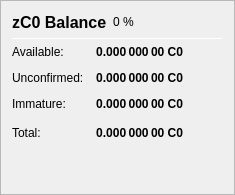
                   <widget class="QFrame" name="frame_ZerocoinBalances">
                    <property name="frameShape">
                     <enum>QFrame::StyledPanel</enum>
                    </property>
                    <property name="frameShadow">
                     <enum>QFrame::Raised</enum>
                    </property>
                    <layout class="QVBoxLayout" name="verticalLayout_7">
                     <item>
                      <layout class="QHBoxLayout" name="horizontalLayout_8" stretch="0,0,0">
                       <item>
                        <widget class="QLabel" name="label_5z_3">
                         <property name="minimumSize">
                          <size>
                           <width>0</width>
                           <height>20</height>
                          </size>
                         </property>
                         <property name="font">
                          <font>
                           <pointsize>12</pointsize>
                           <weight>75</weight>
                           <bold>true</bold>
                          </font>
                         </property>
                         <property name="text">
                          <string>zC0 Balance</string>
                         </property>
                        </widget>
                       </item>
                       <item>
                        <widget class="QLabel" name="labelzC0Percent">
                         <property name="text">
                          <string notr="true">0 %</string>
                         </property>
                        </widget>
                       </item>
                       <item>
                        <spacer name="horizontalSpacer_11">
                         <property name="orientation">
                          <enum>Qt::Horizontal</enum>
                         </property>
                         <property name="sizeHint" stdset="0">
                          <size>
                           <width>40</width>
                           <height>20</height>
                          </size>
                         </property>
                        </spacer>
                       </item>
                      </layout>
                     </item>
                     <item>
                      <widget class="Line" name="line_ZerocoinBalance">
                       <property name="minimumSize">
                        <size>
                         <width>0</width>
                         <height>1</height>
                        </size>
                       </property>
                       <property name="maximumSize">
                        <size>
                         <width>16777215</width>
                         <height>1</height>
                        </size>
                       </property>
                       <property name="orientation">
                        <enum>Qt::Horizontal</enum>
                       </property>
                      </widget>
                     </item>
                     <item>
                      <layout class="QGridLayout" name="gridLayout_5">
                       <property name="spacing">
                        <number>12</number>
                       </property>
                       <item row="1" column="0">
                        <widget class="QLabel" name="labelzBalanceMatureText">
                         <property name="toolTip">
                          <string>Mature: more than 20 confirmation and more than 1 mint of the same denomination after it was minted.
These zC0 are spendable.</string>
                         </property>
                         <property name="text">
                          <string>Available:</string>
                         </property>
                        </widget>
                       </item>
                       <item row="1" column="1">
                        <widget class="QLabel" name="labelzBalanceMature">
                         <property name="font">
                          <font>
                           <weight>75</weight>
                           <bold>true</bold>
                          </font>
                         </property>
                         <property name="toolTip">
                          <string>Mature: more than 20 confirmation and more than 1 mint of the same denomination after it was minted.
These zC0 are spendable.</string>
                         </property>
                         <property name="text">
                          <string notr="true">0.000 000 00 C0</string>
                         </property>
                         <property name="alignment">
                          <set>Qt::AlignRight|Qt::AlignTrailing|Qt::AlignVCenter</set>
                         </property>
                        </widget>
                       </item>
                       <item row="2" column="0">
                        <widget class="QLabel" name="labelzBalanceUnconfirmedText">
                         <property name="toolTip">
                          <string>Unconfirmed: less than 20 confirmations
Immature: confirmed, but less than 1 mint of the same denomination after it was minted</string>
                         </property>
                         <property name="text">
                          <string>Unconfirmed:</string>
                         </property>
                        </widget>
                       </item>
                       <item row="2" column="1">
                        <widget class="QLabel" name="labelzBalanceUnconfirmed">
                         <property name="font">
                          <font>
                           <weight>75</weight>
                           <bold>true</bold>
                          </font>
                         </property>
                         <property name="toolTip">
                          <string>Unconfirmed: less than 20 confirmations
Immature: confirmed, but less than 1 mint of the same denomination after it was minted</string>
                         </property>
                         <property name="text">
                          <string notr="true">0.000 000 00 C0</string>
                         </property>
                         <property name="alignment">
                          <set>Qt::AlignRight|Qt::AlignTrailing|Qt::AlignVCenter</set>
                         </property>
                        </widget>
                       </item>
                       <item row="3" column="0">
                        <widget class="QLabel" name="labelzBalanceImmatureText">
                         <property name="toolTip">
                          <string>Unconfirmed: less than 20 confirmations
Immature: confirmed, but less than 1 mint of the same denomination after it was minted</string>
                         </property>
                         <property name="text">
                          <string>Immature:</string>
                         </property>
                        </widget>
                       </item>
                       <item row="3" column="1">
                        <widget class="QLabel" name="labelzBalanceImmature">
                         <property name="font">
                          <font>
                           <weight>75</weight>
                           <bold>true</bold>
                          </font>
                         </property>
                         <property name="toolTip">
                          <string>Unconfirmed: less than 20 confirmations
Immature: confirmed, but less than 1 mint of the same denomination after it was minted</string>
                         </property>
                         <property name="text">
                          <string notr="true">0.000 000 00 C0</string>
                         </property>
                         <property name="alignment">
                          <set>Qt::AlignRight|Qt::AlignTrailing|Qt::AlignVCenter</set>
                         </property>
                        </widget>
                       </item>
                       <item row="4" column="0">
                        <widget class="QLabel" name="labelzBalanceText">
                         <property name="toolTip">
                          <string>Your current zC0 balance, unconfirmed and immature zC0 included.</string>
                         </property>
                         <property name="text">
                          <string>Total:</string>
                         </property>
                        </widget>
                       </item>
                       <item row="4" column="1">
                        <widget class="QLabel" name="labelzBalance">
                         <property name="font">
                          <font>
                           <weight>75</weight>
                           <bold>true</bold>
                          </font>
                         </property>
                         <property name="cursor">
                          <cursorShape>IBeamCursor</cursorShape>
                         </property>
                         <property name="toolTip">
                          <string>Your current zC0 balance, unconfirmed and immature zC0 included.</string>
                         </property>
                         <property name="text">
                          <string notr="true">0.000 000 00 C0</string>
                         </property>
                         <property name="alignment">
                          <set>Qt::AlignRight|Qt::AlignTrailing|Qt::AlignVCenter</set>
                         </property>
                         <property name="textInteractionFlags">
                          <set>Qt::LinksAccessibleByMouse|Qt::TextSelectableByKeyboard|Qt::TextSelectableByMouse</set>
                         </property>
                        </widget>
                       </item>
                       <item row="4" column="2">
                        <spacer name="horizontalSpacer_4">
                         <property name="orientation">
                          <enum>Qt::Horizontal</enum>
                         </property>
                         <property name="sizeHint" stdset="0">
                          <size>
                           <width>40</width>
                           <height>20</height>
                          </size>
                         </property>
                        </spacer>
                       </item>
                      </layout>
                     </item>
                     <item>
                      <spacer name="verticalSpacer_4">
                       <property name="orientation">
                        <enum>Qt::Vertical</enum>
                       </property>
                       <property name="sizeHint" stdset="0">
                        <size>
                         <width>20</width>
                         <height>40</height>
                        </size>
                       </property>
                      </spacer>
                     </item>
                    </layout>
                   </widget>
